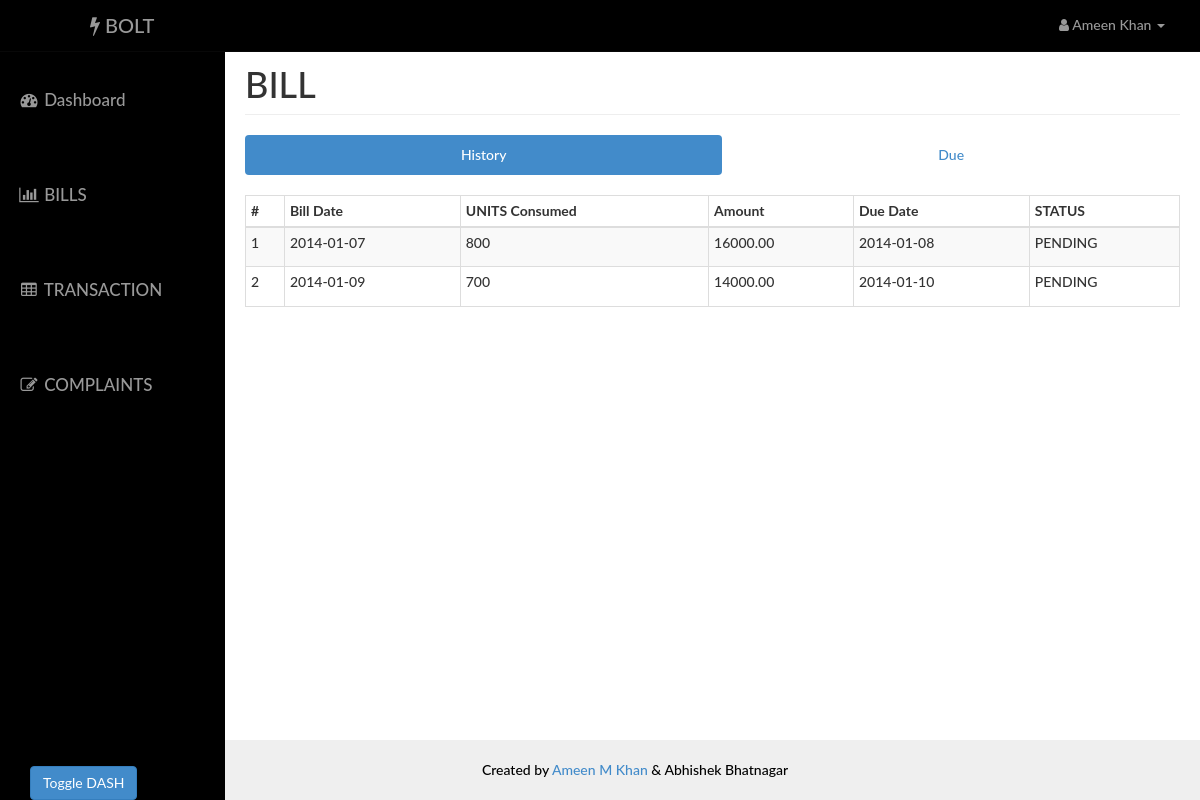
Before: /user/bill.php (signed in) with the older database file.
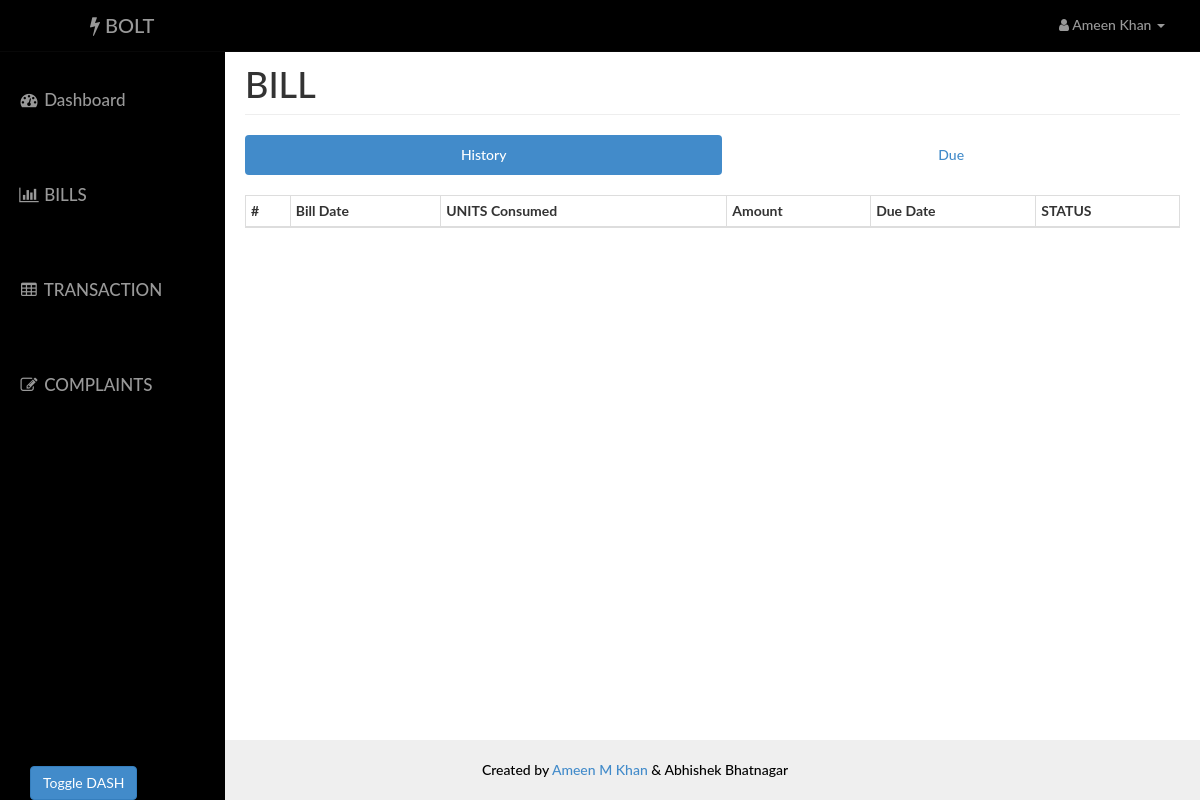
After: the same page with the newer database file.
### tables this page shows
CREATE TABLE IF NOT EXISTS `bill` (
  `id` int(14) NOT NULL AUTO_INCREMENT PRIMARY KEY,
  `aid` int(14) NOT NULL,
  `uid` int(14) NOT NULL,
  `units` int(10) NOT NULL,
  `amount` decimal(10,2) NOT NULL,
  `status` varchar(10) NOT NULL,
  `bdate` date NOT NULL,
  `ddate` date NOT NULL,
  FOREIGN KEY (aid) REFERENCES admin(id) ON DELETE CASCADE ON UPDATE CASCADE,
  FOREIGN KEY (uid) REFERENCES user(id) ON DELETE CASCADE ON UPDATE CASCADE
);

### Includes/config.php (called while the page is built, shortened)
<?php
    $dbms="ebill";
?>

### Includes/user.php (called while the page is built, shortened)
<?php
    function retrieve_bills_history($id) {
        include("config.php");
        $query = "SELECT * FROM bill where uid={$id} ";
        $query .= "ORDER BY id DESC";
        $result = mysqli_query($con,$query);
        return $result;
    }
    function retrieve_bills_due($id) {
        include("config.php");
        $query  = "SELECT bill.bdate AS bdate, bill.units AS units, bill.ddate AS ddate, transaction.payable AS payable, ";
        $query .= " bill.amount AS amount ,transaction.payable-bill.amount AS dues ";
        $query .= "FROM bill , transaction ";
        $query .= "WHERE transaction.bid=bill.id AND bill.uid={$id} AND bill.status='PENDING' ";
        $query .= "ORDER BY ddate desc";
        $result = mysqli_query($con,$query);
        return $result;
    }
 ?>

### user/bill.php (the view, shortened to what this page needs)
<?php
    require_once('head_html.php');
    require_once('../Includes/config.php');
    require_once('../Includes/session.php');
    require_once('../Includes/user.php');
?>
<body>
    <div id="wrapper">
        <?php
            require_once("nav.php");
            require_once("sidebar.php");
        ?>
        <div id="page-content-wrapper">
            <div class="container-fluid">
                <div class="row">
                    <div class="col-lg-12">
                        <h1 class="page-header">
                            BILL
                        </h1>
                        <ul class="nav nav-pills nav-justified">
                            <li class="active"><a href="#history" data-toggle="pill">History</a>
                            </li>
                            <li class=""><a href="#due" data-toggle="pill">Due</a>
                            </li>
                        </ul>
                        <div class="tab-content">
                            <div class="tab-pane fade in active" id="history">
                                <div class="table-responsive">
                                    <table class="table table-hover table-striped table-bordered table-condensed">
                                        <thead>
                                            <tr>
                                                <th>#</th>
                                                <th>Bill Date</th>
                                                <th>UNITS Consumed</th>
                                                <th>Amount</th>
                                                <th>Due Date</th>
                                                <th>STATUS</th>
                                            </tr>
                                        </thead>
                                        <tbody>
                                            <?php
                                            $result = retrieve_bills_history($_SESSION['uid']);
                                            $counter = 1;
                                            while($row = mysqli_fetch_assoc($result)){
                                            ?>
                                                <tr>
                                                    <td height="40"><?php echo $counter ?></td>
                                                    <td><?php echo $row['bdate'] ?></td>
                                                    <td><?php echo $row['units'] ?></td>
                                                    <td><?php echo $row['amount'] ?></td>
                                                    <td><?php echo $row['ddate'] ?></td>
                                                    <td><?php echo $row['status'] ?></td>
                                                </tr>
                                            <?php
                                                $counter=$counter+1;
                                            }
                                            ?>
                                        </tbody>
                                    </table>
                                </div>
                            </div>
                        </div>
                    </div>
                </div>
            </div>
        </div>
    </div>
    <?php
    require_once("footer.php");
    ?>
</body>
</html>

### user/head_html.php (shortened to what this page needs)
<!DOCTYPE html>
<html lang="en">
<head>
    <link href="../assets/css/bootstrap.css" rel="stylesheet">
    <link href="../assets/css/dash_user.css" rel="stylesheet">
    <link href="font-awesome-4.1.0/css/font-awesome.min.css" rel="stylesheet" type="text/css">
    <link rel="stylesheet" href="https://maxcdn.bootstrapcdn.com/font-awesome/4.2.0/css/font-awesome.min.css">
</head>

### user/nav.php (shortened to what this page needs)
<?php
    if (isset($_SESSION['user']))
    {
        $user = $_SESSION['user'];
    }
    else
        $user = "noname error aaaaaa";
?>
<nav class="navbar navbar-inverse navbar-fixed-top" role="navigation">
    <div class="navbar-header">
        <a class="navbar-brand" href="index.html"><i class="fa fa-bolt"></i> BOLT</a>
    </div>
    <ul class="nav navbar-right top-nav">
        <li class="dropdown">
            <?php
                echo "<a href=\"#\" class=\"dropdown-toggle\" data-toggle=\"dropdown\"><i class=\"fa fa-user\"></i> $user <b class=\"caret\"></b></a> ";
             ?>
        </li>
    </ul>
</nav>

### user/sidebar.php
<div id="sidebar-wrapper">
    <ul class="sidebar-nav">
        <li class="active">
            <a href="index.php"><i class="fa fa-fw fa-dashboard"></i> Dashboard</a>
        </li>
        <li>
            <a href="bill.php"><i class="fa fa-fw fa-bar-chart-o"></i> BILLS </a>
        </li>
        <li>
            <a href="transaction.php"><i class="fa fa-fw fa-table"></i> TRANSACTION </a>
        </li>
        <li>
            <a href="complaint.php"><i class="fa fa-fw fa-edit"></i> COMPLAINTS </a>
        </li>
    </ul>
</div>

### user/footer.php
<a href="#menu-toggle" class="btn btn-primary toggler" id="menu-toggle" style="z-index:1000;position:absolute;left:30px;bottom:0px"><i class="icon-circle-arrow-left"></i>Toggle DASH</a>
<footer class="text-center">
    <div class="footer-below">
        <div class="container">
            Created by <a href="https://github.com/ameenkhan07">Ameen M Khan</a> & Abhishek Bhatnagar
        </div>
    </div>
</footer>

### assets/css/dash_user.css (style rules this page uses)
body, html { width: 100%; height: 100%; }
body, h1, h2, h3, h4, h5, h6 { font-family: "Lato","Helvetica Neue",Helvetica,Arial,sans-serif; font-weight: 500; }
#wrapper { padding-left: 10px; padding-top: 5px; -webkit-transition: all 0.5s ease; -moz-transition: all 0.5s ease; -o-transition: all 0.5s ease; transition: all 0.5s ease; }
#sidebar-wrapper { z-index: 1000; position: fixed; left: 250px; width: 0; height: 100%; margin-left: -250px; overflow-y: auto; background: #000; -webkit-transition: all 0.5s ease; -moz-transition: all 0.5s ease; -o-transition: all 0.5s ease; transition: all 0.5s ease; }
#page-content-wrapper { width: 100%; padding: 15px; min-height:580px; }
.navbar { background: #000; }
.navbar-brand { font-family: 'Lato', sans-serif; font-size: 20px; padding-left: 10px; margin-left: 80px; }
.top-nav { padding: 0 20px; background: #000; }
.top-nav>li>a { padding-top: 15px; padding-bottom: 15px; line-height: 20px; color: #999; }
.sidebar-nav { position: absolute; top: 60px; width: 225px; margin: 0; padding: 0; list-style: none; }
.sidebar-nav li { padding-bottom: 25px; line-height: 70px; font-family: 'Lato', sans-serif; font-size: 17px; }
.sidebar-nav li a { padding-left: 18px; display: block; text-decoration: none; color: #999999; }
@media (min-width:768px) { #wrapper { padding-left: 225px; } }
@media (min-width:768px) { #sidebar-wrapper { width: 225px; } }
@media (min-width:768px) { #page-content-wrapper { padding: 20px; } }
.table-responsive { padding-top: 20px; padding-bottom: 20px; }
footer { color: #000; position: absolute; bottom: 0; padding-left: 0px; width: 100%; }
footer .footer-below { padding: 20px 0px; padding-left: 50px; background-color: #efefef; }

Changed rows visible on the page:
removed bill: bdate "2014-01-07", units "800", amount "16000.00", ddate "2014-01-08", status "PENDING"
removed bill: bdate "2014-01-09", units "700", amount "14000.00", ddate "2014-01-10", status "PENDING"
